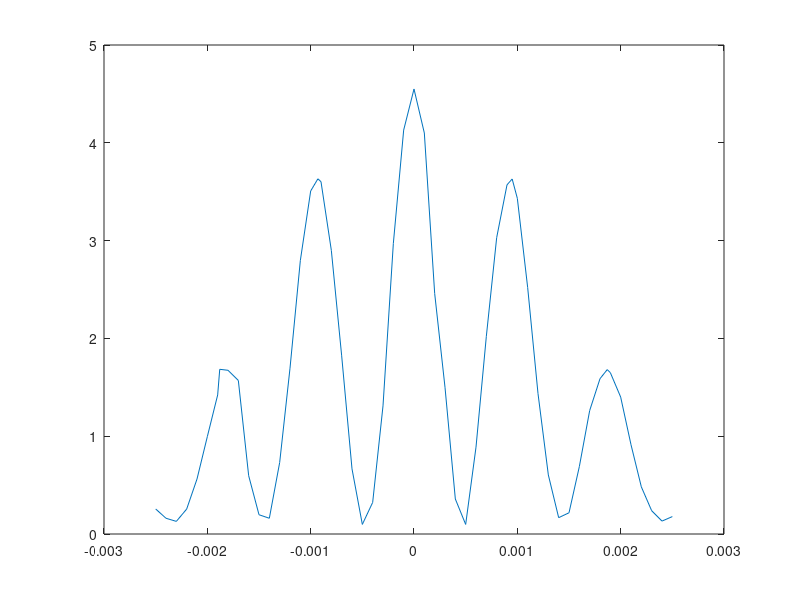

Reproduce this figure in MATLAB. (Note: this script raises an error after producing the figure.)
Distance = 10E-4 .*([3.39,3.49,3.59,3.69,3.79,3.89,3.99,4.01,4.09,4.19,4.29,4.39,4.49,4.59,4.69,4.79,4.89,4.96,4.99,5.09,5.19,5.29,5.39,5.49,5.59,5.69,5.79,5.89,5.99,6.09,6.19,6.29,6.39,6.49,6.59,6.69,6.79,6.84,6.89,6.99,7.09,7.19,7.29,7.39,7.49,7.59,7.69,7.76,7.79,7.89,7.99,8.09,8.19,8.29,8.39] - 5.89 + 0.00000001);
Voltage = [0.256,0.161,0.129,0.255,0.562,0.996,1.422,1.684,1.674,1.57,0.596,0.197,0.161,0.731,1.695,2.796,3.507,3.632,3.602,2.9,1.822,0.666,0.098,0.323,1.31,2.97,4.13,4.55,4.1,2.46,1.5,0.358,0.098,0.888,2.021,3.03,3.57,3.63,3.432,2.52,1.436,0.604,0.167,0.217,0.689,1.262,1.588,1.681,1.65,1.4,0.913,0.482,0.238,0.132,0.178];
lambda = 660E-9;

dx=(0.0001).*ones(1,55);
dy=(0.02).*ones(1,55);

k = 2*(pi) /lambda;
D = 0.51;
plot(Distance,Voltage)

hold off

figure;
errorbar(Distance(m), Voltage(V), dx, dy, '.', ...
    'MarkerFaceColor', 		"#4DBEEE", 'LineWidth', 0.5, 'MarkerSize', 4, 'Color', 'k')

xlabel('Seperation Distance (m)');
ylabel('Voltage (V)');
title('Distance vs. Voltage');
grid off;
hold on;
box off;

% Fitted using MatLab's Curve Fitting App
fplot(@(x) 4.55*((sin(0.000575281054743*x/6.663e-07)/(0.000575281054743*x/6.663e-07))^2)*(cos(0.00219911485751*x/6.663e-07))^2,[-0.003 0.003],'color',"#0072BD",'LineWidth',1)
fplot(@(x) 4.55*((sin(0.000575281054743*x/6.6e-07)/(0.000575281054743*x/6.625e-07))^2)*(cos(0.00219911485751*x/6.625e-07))^2,[-0.003 0.003],'color',"#191970",'LineStyle','--')
fplot(@(x) 4.55*((sin(0.000575281054743*x/6.73e-07)/(0.000575281054743*x/6.7e-07))^2)*(cos(0.00219911485751*x/6.7e-07))^2,[-0.003 0.003],'color',"#191970",'LineStyle','--')
hold on;

legend('Data Points', 'Curve Fit', 'Lower bounds (95%)', 'Upper bounds (95%)', 'Location', 'NorthEast', 'Interpreter', 'none' );

print('Distance_vs_Voltage_Percision.png', '-dpng','-r600');

figure;
errorbar(d, V, dx, dy, '.', ...
    'MarkerFaceColor', 		"#4DBEEE", 'LineWidth', 0.5, 'MarkerSize', 4, 'Color', 'k')

xlabel('Seperation Distance (m)');
ylabel('Voltage (V)');
title('Distance vs. Voltage');
grid off;
hold on;
box off;

fplot(@(x) 4.55*(sin(9519977.73815089*x*9.339e-05/1.02)/(9519977.73815089*x*9.339e-05/1.02))^2*(cos(9519977.73815089*x*0.0003537/1.02))^2,[-0.003 0.003],'color',"#0072BD",'LineWidth',1)
hold on;

legend('Data Points', 'Curve Fit', 'Location', 'NorthEast', 'Interpreter', 'none' );

print('Distance_vs_Voltage.png', '-dpng','-r600');

order = [1,2,3,4,5,6];
distance_between_minima = [0.00359,0.00449,0.00539,0.00639,0.00729,0.00829];
dy_2=(0.00005).*ones(1,6);
dx_2=(0.0000000001).*ones(1,6);

figure;
errorbar(order,distance_between_minima,dx_2,dy_2,'o','MarkerFaceColor',"#4DBEEE", 'LineWidth', 0.5, 'MarkerSize', 4, 'Color', 'k')
xlabel('Order')
ylabel('Distance')
grid on
hold on
fplot(@(x) 0.00094*x + 0.002617, 'color',"#4DBEEE")
xlim([0.5 6.5])
ylim([2e-3 9e-3])
legend('Data Points','Curve Fit','Location','SouthEast')
title('Distance between Minima vs Order')

print('Distance_vs_Order.png','-dpng','-r600');

dis_mm = transpose(linspace(0.18,7.2,40));
count = [7554,6103,6786,6563,5161,4940,5546,5458,5632,3467,4961,3684,4154,4507,4851,5416,5711,5074,4753,5089,5603,5504,4909,4868,5444,5020,6639,6746,6727,6193,5614,3632,3905,5936,5857,5913,5784,5801,5776,5830];
scatter(dis_mm,count)

dis_mm_measured = [1.93, 2.65, 3.45, 4.23, 5.2];
count_trial_2 = [1353, 2780, 3549, 2905, 3000];
scatter(dis_mm_measured,count_trial_2)

new_dis_mm = linspace(1,6,51);
counts_new = [265, 335, 364, 330, 260, 290, 510, 810, 1201, 1397, 1160, 695, 407, 458, 1107, 2142, 2711, 2795, 2114, 1113, 452, 644, 1640, 2901, 3625, 3245, 2211, 1070, 466, 675, 1616, 2424, 2907, 2431, 1548, 694, 331, 555, 888, 1291, 1375, 1024, 627, 311, 243, 266, 295, 323, 270, 188, 143];
scatter(new_dis_mm,counts_new)

dim_final_meter = (new_dis_mm - 3.3999999999999).*(10e-4);
counts_final = counts_new;
scatter(dim_final_meter,counts_final)

figure;
dy_3 = 15.*ones(1,51);
dx_3 = 0.0001.*ones(1,51);
errorbar(dim_final_meter,counts_final,dx_3,dy_3,'.', ...
    'MarkerFaceColor', 		"#4DBEEE", 'LineWidth', 0.5, 'MarkerSize', 4, 'Color', 'k')
hold on
fplot(@(y) 3625*(sin(2*pi*y*(8.885e-05)/(546e-9*1.02))/(2*pi*y*(8.885e-05)/(546e-9*1.02)))^2*(cos(2*pi*y*(0.0003514)/(546e-9*1.02)))^2,[-0.003 0.003],'color',"#0072BD",'LineWidth',1)
%fplot(@(y) 3625*(sin(2*pi*y*(8.41e-05)/(546e-9*1.02))/(2*pi*y*(8.41e-05)/(546e-9*1.02)))^2*(cos(2*pi*y*(0.0003467)/(546e-9*1.02)))^2,[-0.003 0.003],'color',"#0072BD",'LineStyle','--')
%fplot(@(y) 3625*(sin(2*pi*y*(9.36e-05)/(546e-9*1.02))/(2*pi*y*(9.36e-05)/(546e-9*1.02)))^2*(cos(2*pi*y*(0.0003561)/(546e-9*1.02)))^2,[-0.003 0.003],'color',"#0072BD",'LineStyle','--')

xlabel("Seperation (m)")
ylabel("Counts")
legend('Data Points', 'Curve Fit', 'Location', 'NorthEast', 'Interpreter', 'none' );
print("Lab_7.png","-dpng","-r600")
